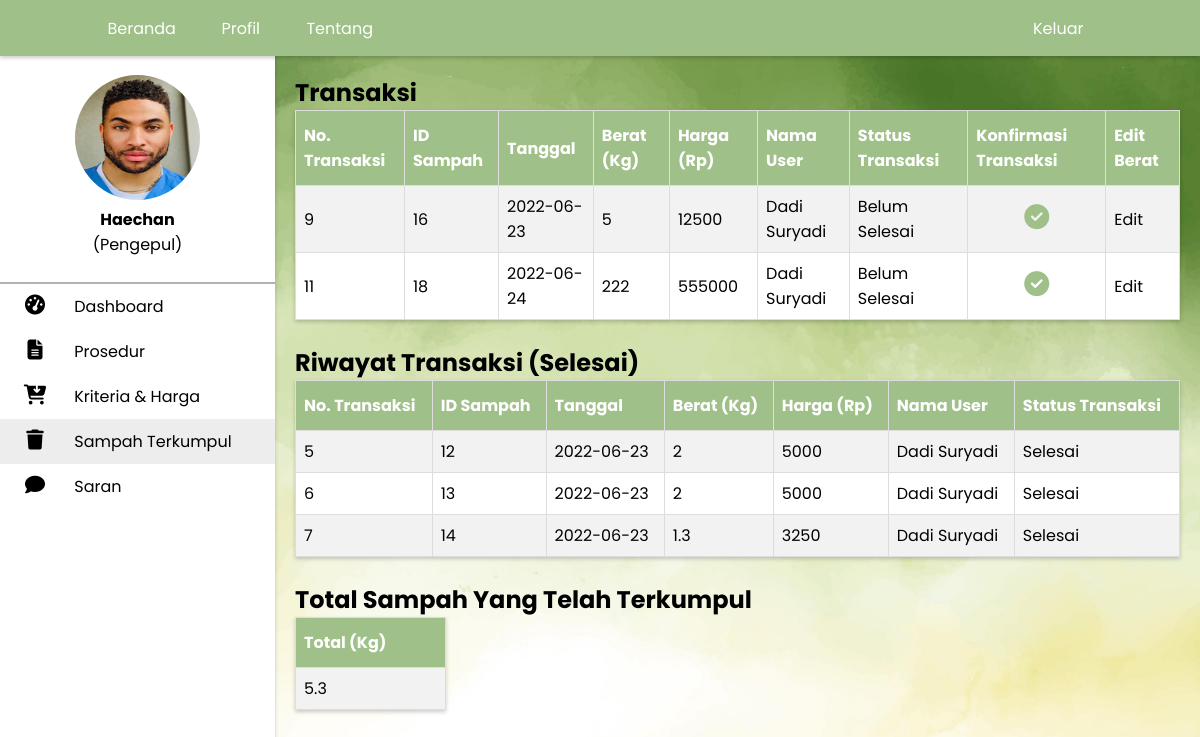
The page /sampah.php (signed in) on the database its author committed.
### tables this page shows
CREATE TABLE `pengepul` (
  `username` varchar(20) NOT NULL,
  `nama` varchar(30) NOT NULL,
  `email` varchar(20) NOT NULL,
  `password` varchar(15) NOT NULL,
  `alamat` varchar(100) NOT NULL,
  `no_hp` varchar(15) NOT NULL,
  `kab_kota` enum('Lombok Barat','Lombok Tengah','Lombok Timur','Mataram') NOT NULL,
  `foto` varchar(100) NOT NULL
);

CREATE TABLE `menjual` (
  `no_transaksi_jual` int(11) NOT NULL,
  `tanggal_jual` date NOT NULL,
  `username_masyarakat` varchar(20) NOT NULL,
  `id_sampah` int(11) NOT NULL,
  `cek_user` tinyint(1) NOT NULL DEFAULT 0,
  `cek_pengepul` tinyint(1) NOT NULL DEFAULT 0
);

CREATE TABLE `sampah` (
  `id_sampah` int(11) NOT NULL,
  `harga` int(11) NOT NULL,
  `berat` float NOT NULL,
  `username_pengepul` varchar(20) NOT NULL
);

CREATE TABLE `user` (
  `username` varchar(20) NOT NULL,
  `nama` varchar(30) NOT NULL,
  `email` varchar(20) NOT NULL,
  `password` varchar(15) NOT NULL,
  `alamat` varchar(100) NOT NULL,
  `no_hp` varchar(15) NOT NULL,
  `kab_kota` enum('Lombok Barat','Lombok Tengah','Lombok Timur','Mataram') NOT NULL,
  `foto` varchar(100) NOT NULL
);

### functions.php (called while the page is built, shortened)
<?php
    $username = $_SESSION["username"];
    if($_SESSION['user']){
      $user = 'user';
    }else if($_SESSION['pengepul']){
        $user = 'pengepul';
    }
    ?>

### sampah.php (the view, shortened to what this page needs)
<?php
    include 'functions.php';
    $result = mysqli_query($conn, "SELECT*from $user where username='$username'");
?>
<!DOCTYPE html>
<html lang="en">
<head>
    <link rel="stylesheet" href="css/setilee.css">
</head>
<body style="background-image: url('img/jojo.jpg'); background-size: 100%;">
<nav>
       <ul>
       <br><br><br>
       <?php
       if (mysqli_num_rows($result) > 0) {
                while ($row = mysqli_fetch_assoc($result)) {
        ?>
        <div class="profil">
        <center><a href="profil.php">
            <?php
                if($row['foto'] != ""){
            ?>
        <img class="foto-profil" src="img/pp/<?php echo $row['foto']; ?>">
        <?php }else{?>
            <img class="foto-profil" src="img/pp/blank.png">
            <?php } ?>
        </a><br>
        <p><b><?php echo $row['nama']?></b></p>
    <p>(Pengepul)</p>
    </center><br></div>
       <?php
                }
            }
       ?>
       <li><a href="dashboard.php">
       <i class="fas fa-tachometer-alt"></i>
           <span class="nav-item">Dashboard</span>
       </a></li>
       <li><a href="prosedur.php">
       <i class="fas fa-file-alt"></i>
           <span class="nav-item">Prosedur</span>
       </a></li>
       <li><a href="jenhar.php">
       <i class="fas fa-cart-arrow-down"></i>
           <span class="nav-item">Kriteria & Harga</span>
       </a></li>
       <li class="active"><a href="sampah.php">
       <i class="fas fa-trash"></i>
           <span class="nav-item">Sampah Terkumpul</span>
       </a></li>
       <li><a href="saran.php">
       <i class="fas fa-comment"></i>
           <span class="nav-item">Saran</span>
       </a></li>
       </ul>
       </nav>
    <div class="main container" style="margin-top: 55px;">
        <h2>Transaksi</h2>
        <table style="width: 100%;" id="pul">
        <tr>
            <th>No. Transaksi</th> <th>ID Sampah</th> <th>Tanggal</th> <th>Berat (Kg)</th> <th>Harga (Rp)</th>
            <th>Nama User</th> <th>Status Transaksi</th> <th>Konfirmasi Transaksi</th> <th>Edit Berat</th>
        </tr>
        <?php
            $result2 = mysqli_query($conn, "SELECT menjual.no_transaksi_jual, sampah.id_sampah, menjual.tanggal_jual, sampah.berat, sampah.harga,
            user.nama, menjual.cek_user, menjual.cek_pengepul from sampah join menjual on sampah.id_sampah=menjual.id_sampah join pengepul on
            sampah.username_pengepul=pengepul.username join user on user.username=menjual.username_masyarakat and pengepul.username='$username'
            and (menjual.cek_user='0' or menjual.cek_pengepul='0')");
            if (mysqli_num_rows($result2) > 0) {
            while($row = mysqli_fetch_array($result2)) {
                echo "<tr>";
                echo "<td>".$row['no_transaksi_jual']."</td>";
                echo "<td>".$row['id_sampah']."</td>";
                echo "<td>".$row['tanggal_jual']."</td>";
                echo "<td>".$row['berat']."</td>";
                echo "<td>".$row['harga']."</td>";
                echo "<td>".$row['nama']."</td>";
                if($row['cek_user'] == '1' and $row['cek_pengepul'] == '1'){
                    echo "<td>Selesai</td>";
                } else{
                    echo "<td>Belum Selesai</td>";
                }
                if($row['cek_pengepul'] == '1'){
                    echo "<td style='text-align: center;'><i style='color: #9FC088; font-size: 25px;' class='fas fa-check-circle'></i></td>";
                } else{
                    echo "<td style='text-align: center;'><form id='konfir' action='' name='konfir' method='POST'><button
                    style='font-size: 25px;' class='check far fa-check-circle' type='submit' name='cek' value='".$row['no_transaksi_jual']."'>
                </button></form></td>";
                }
                echo "<td><a class='pilih' href='edit_sampah.php?no_transaksi=$row[no_transaksi_jual]'>Edit</a></td></tr>";
            }
        }
        ?>
        </table>
        <br>
        <h2>Riwayat Transaksi (Selesai)</h2>
        <table style="width: 100%;" id="pul">
        <tr>
            <th style="">No. Transaksi</th> <th>ID Sampah</th> <th>Tanggal</th> <th>Berat (Kg)</th> <th>Harga (Rp)</th>
            <th>Nama User</th> <th>Status Transaksi</th>
        </tr>
        <?php
            $result3 = mysqli_query($conn, "SELECT menjual.no_transaksi_jual, sampah.id_sampah, menjual.tanggal_jual, sampah.berat, sampah.harga,
            user.nama, menjual.cek_user, menjual.cek_pengepul from sampah join menjual on sampah.id_sampah=menjual.id_sampah join pengepul on
            sampah.username_pengepul=pengepul.username join user on user.username=menjual.username_masyarakat and pengepul.username='$username'
            and menjual.cek_user='1' and menjual.cek_pengepul='1'");
            if (mysqli_num_rows($result3) > 0) {
            while($row = mysqli_fetch_array($result3)) {
                echo "<tr>";
                echo "<td>".$row['no_transaksi_jual']."</td>";
                echo "<td>".$row['id_sampah']."</td>";
                echo "<td>".$row['tanggal_jual']."</td>";
                echo "<td>".$row['berat']."</td>";
                echo "<td>".$row['harga']."</td>";
                echo "<td>".$row['nama']."</td>";
                if($row['cek_user'] == '1' and $row['cek_pengepul'] == '1'){
                    echo "<td>Selesai</td>";
                } else{
                    echo "<td>Belum Selesai</td>";
                }
                echo "</tr>";
            }
        }
        ?>
        </table><br>
        <h2>Total Sampah Yang Telah Terkumpul</h2>
        <table id="pul">
        <tr>
            <th style="width: 150px;">Total (Kg)</th>
        </tr>
        <?php
        $result4 = mysqli_query($conn, "SELECT round(sum(berat), 1) as total from sampah where id_sampah in (select id_sampah from sampah where username_pengepul='$username') and id_sampah in (select id_sampah from menjual where cek_user='1' and cek_pengepul='1')");
        if (mysqli_num_rows($result4) > 0) {
        while($row = mysqli_fetch_array($result4)) {
            echo "<tr>";
            echo "<td>".$row['total']."</td>";
        }}
        ?>
        </table>
    </div>
    <div class="topnav">
        <a style="margin-left: 8%;" href="index.php">Beranda</a>
        <a href="profil.php">Profil</a>
        <a href="tentang.php">Tentang</a>
        <?php if($_SESSION["login"]) : ?>
            <a class="split" href="logout.php" style="margin-right: 8%;">Keluar</a>
        <?php endif; ?>
    <br>
</div>
</body>
</html>

### css/setilee.css (style rules this page uses)
* { margin: 0; padding: 0; outline: none; border: none; text-decoration: none; box-sizing: border-box; font-family: "poppins"; }
body { background: rgb(226, 226, 226); }
nav { position: fixed; top: 30px; bottom: 0; height: 800px; left: 0; width: 275px; background: #ffffff; box-shadow: 0 2px 4px 0 rgba(0, 0, 0, .2); }
.profil { border-bottom: 2px solid rgba(40, 40, 40, 0.358); }
.foto-profil { margin-top: -30px; border-radius: 50%; height: 125px; width: 125px; }
nav .fas { position: relative; width: 70px; font-size: 20px; text-align: center; }
.nav-item { position: relative; margin-left: 10x; }
li { padding-bottom: 10px; padding-top: 10px; }
li.active { background-color: rgb(237, 237, 237); }
.container { margin-top: 35px; margin-left: 275px; }
.main { position: relative; padding: 20px; }
a { text-decoration: none; color: black; }
.topnav { background-color: #9FC088; overflow: hidden; position: fixed; top: 0; width: 100%; box-shadow: 0 2px 4px 0 rgba(0, 0, 0, .2); }
.topnav a { display: block; margin-left: 0.1cm; margin-right: 0.1cm; margin-top: 0.2cm; margin-bottom: 0.2cm; float: left; color: #ffffff; text-align: center; padding: 8px 8px; text-decoration: none; width: 2.42cm; }
.topnav a.split { float: right; }
#pul { box-shadow: 0 2px 4px 0 rgba(0, 0, 0, .2); font-family: Arial, Helvetica, sans-serif; border-collapse: collapse; }
#pul td, #pul th { border: 1px solid #ddd; padding: 8px; }
#pul tr:nth-child(even) { background-color: #f2f2f2; }
#pul tr:nth-child(odd) { background-color: white; }
#pul th { padding-top: 12px; padding-bottom: 12px; text-align: left; background-color: #9FC088; color: white; }

### rows shown on the page
pengepul: foto (picture), nama "Haechan"
menjual: no_transaksi_jual "9", id_sampah.id_sampah "16", tanggal_jual "2022-06-23", id_sampah.berat "5", id_sampah.harga "12500", username_masyarakat.nama "Dadi Suryadi", cek_user "Belum Selesai", cek_pengepul 1 (drawn)
menjual: no_transaksi_jual "11", id_sampah.id_sampah "18", tanggal_jual "2022-06-24", id_sampah.berat "222", id_sampah.harga "555000", username_masyarakat.nama "Dadi Suryadi", cek_user "Belum Selesai", cek_pengepul 1 (drawn)
menjual: no_transaksi_jual "5", id_sampah.id_sampah "12", tanggal_jual "2022-06-23", id_sampah.berat "2", id_sampah.harga "5000", username_masyarakat.nama "Dadi Suryadi", cek_user "Selesai"
menjual: no_transaksi_jual "6", id_sampah.id_sampah "13", tanggal_jual "2022-06-23", id_sampah.berat "2", id_sampah.harga "5000", username_masyarakat.nama "Dadi Suryadi", cek_user "Selesai"
menjual: no_transaksi_jual "7", id_sampah.id_sampah "14", tanggal_jual "2022-06-23", id_sampah.berat "1.3", id_sampah.harga "3250", username_masyarakat.nama "Dadi Suryadi", cek_user "Selesai"

### other values the page prints
$row['total'] "5.3"
